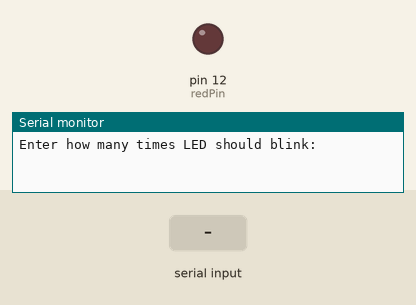
Recording of a sketch running on a simulated Arduino Uno, built with avr-gcc and run on an emulated ATmega328P. On the bench: output pins drawn as LEDs (lit = HIGH), the last lines printed to the serial monitor. Dashed ring = blinking. The test bench sets the inputs (shaded band).

Above: at 1.2 s.
1.3 s: "90,45\n" received over Serial
At 1.4 s:
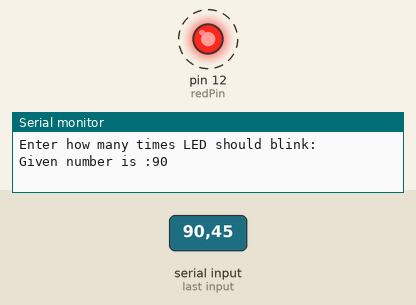
Timing chart, 0 to 10.3 s (numbered marks = the images above; inputs shaded):
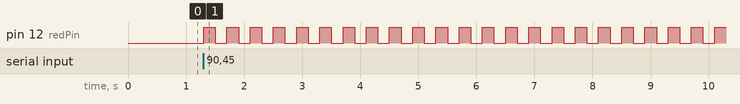

Measured:
- after the input at 1.3 s, pin 12 (redPin): alternates HIGH for 0.20 s and LOW for 0.20 s, starting at once

The sketch:

serial_number_from_monitor.ino
```cpp
int redPin=12;
int num;

void setup() {
  // put your setup code here, to run once:
  Serial.begin(9600);
  pinMode(redPin, OUTPUT);
}

void loop() {
  // put your main code here, to run repeatedly:
  Serial.println("Enter how many times LED should blink:");
  while(Serial.available()==0){

  }
  num=Serial.parseInt();
  Serial.print("Given number is :");
  Serial.println(num);

  for(int i=0; i<num; i++){
    digitalWrite(redPin, HIGH);
    delay(200);
    digitalWrite(redPin, LOW);
    delay(200);
  }

  delay(500);
}
```
